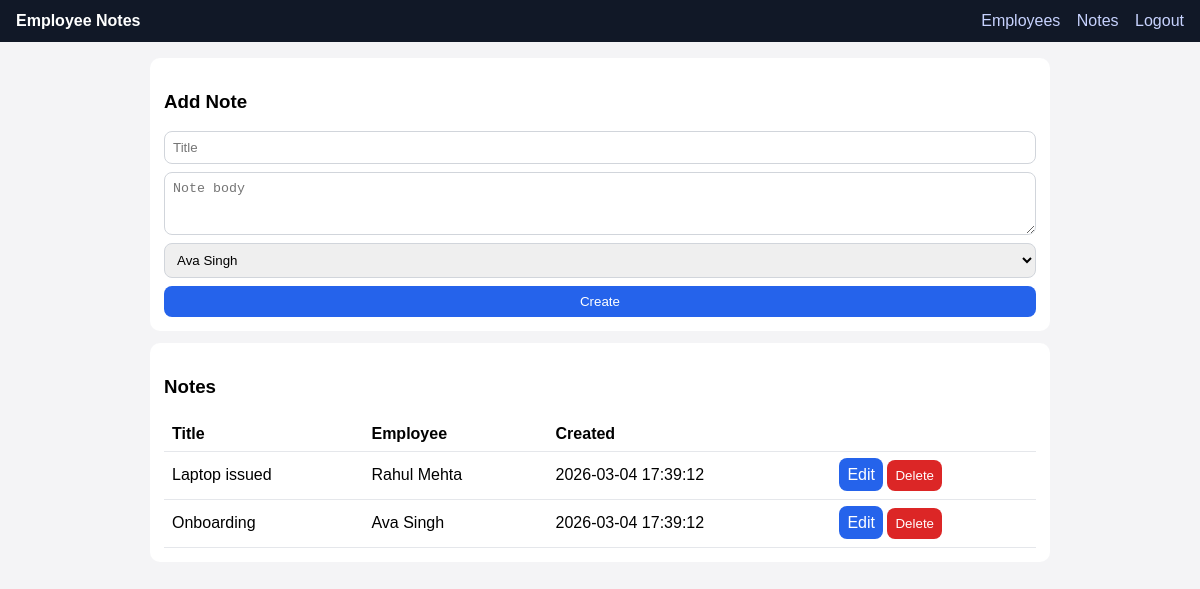
The app's page /notes (signed in), older data.
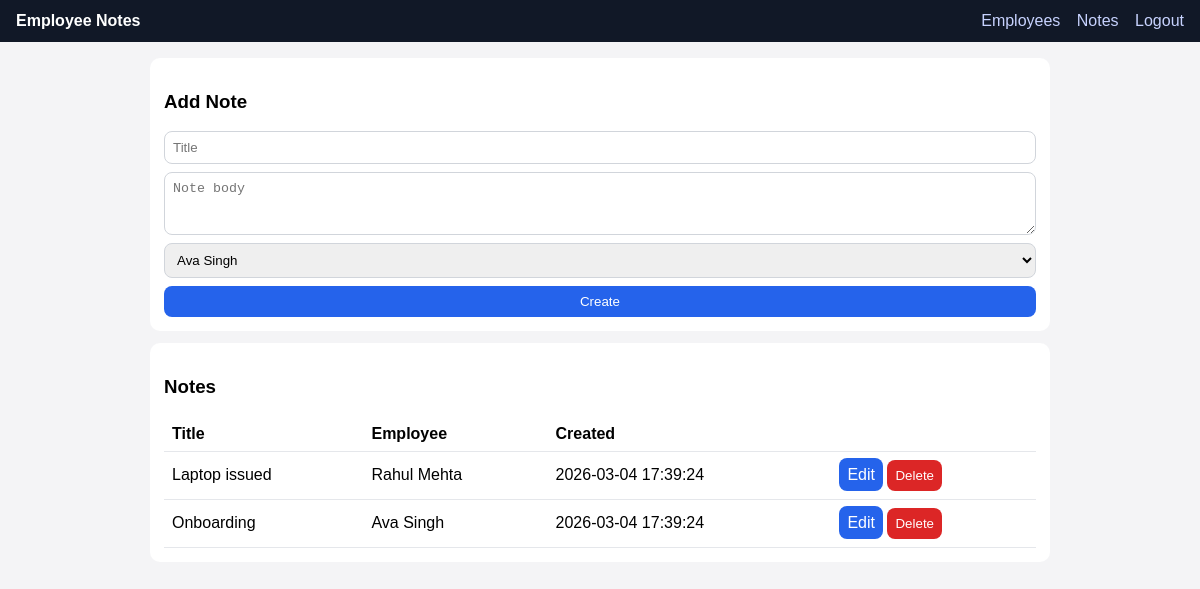
The same page, newer data.
### app/models.py (models this page shows)
class Note(db.Model):
    id = db.Column(db.Integer, primary_key=True)
    title = db.Column(db.String(120), nullable=False)
    body = db.Column(db.Text, nullable=False)
    employee_id = db.Column(db.Integer, db.ForeignKey("employee.id"), nullable=False)
    created_at = db.Column(db.DateTime, server_default=db.func.now(), nullable=False)
    employee = db.relationship("Employee", backref="notes")

class Employee(db.Model):
    id = db.Column(db.Integer, primary_key=True)
    name = db.Column(db.String(120), nullable=False)
    email = db.Column(db.String(120), unique=True, nullable=False)

### app/routes.py (the view, shortened to what this page needs)
@bp.route("/notes", methods=["GET", "POST"])
@login_required
def notes():
    notes_list = Note.query.order_by(Note.id.desc()).all()
    return render_template("notes.html", notes=notes_list, employees=Employee.query.order_by(Employee.name).all())

### app/models.py (called while the page is built)
@login_manager.user_loader
def load_user(user_id):
    return db.session.get(User, int(user_id))

### app/templates/notes.html
{% extends 'base.html' %}
{% block content %}
<div class="card">
  <h3>Add Note</h3>
  <form method="post" action="{{ url_for('main.notes') }}">
    <input name="title" placeholder="Title" required>
    <textarea name="body" rows="3" placeholder="Note body"></textarea>
    <select name="employee_id" required>
      {% for e in employees %}
      <option value="{{e.id}}">{{e.name}}</option>
      {% endfor %}
    </select>
    <button>Create</button>
  </form>
</div>
<div class="card">
  <h3>Notes</h3>
  <table>
    <thead><tr><th>Title</th><th>Employee</th><th>Created</th><th></th></tr></thead>
    <tbody>
      {% for n in notes %}
      <tr>
        <td>{{ n.title }}</td>
        <td>{{ n.employee.name }}</td>
        <td>{{ n.created_at }}</td>
        <td>
          <a class="btn" href="{{ url_for('main.edit_note', nid=n.id) }}">Edit</a>
          <form method="post" action="{{ url_for('main.delete_note', nid=n.id) }}" style="display:inline-block;">
            <button class="danger">Delete</button>
          </form>
        </td>
      </tr>
      {% endfor %}
    </tbody>
  </table>
</div>
{% endblock %}

Row changes from the older to the newer data that the page shows:
changed Note "Laptop issued": created_at "2026-03-04 17:39:12" → "2026-03-04 17:39:24"
changed Note "Onboarding": created_at "2026-03-04 17:39:12" → "2026-03-04 17:39:24"
